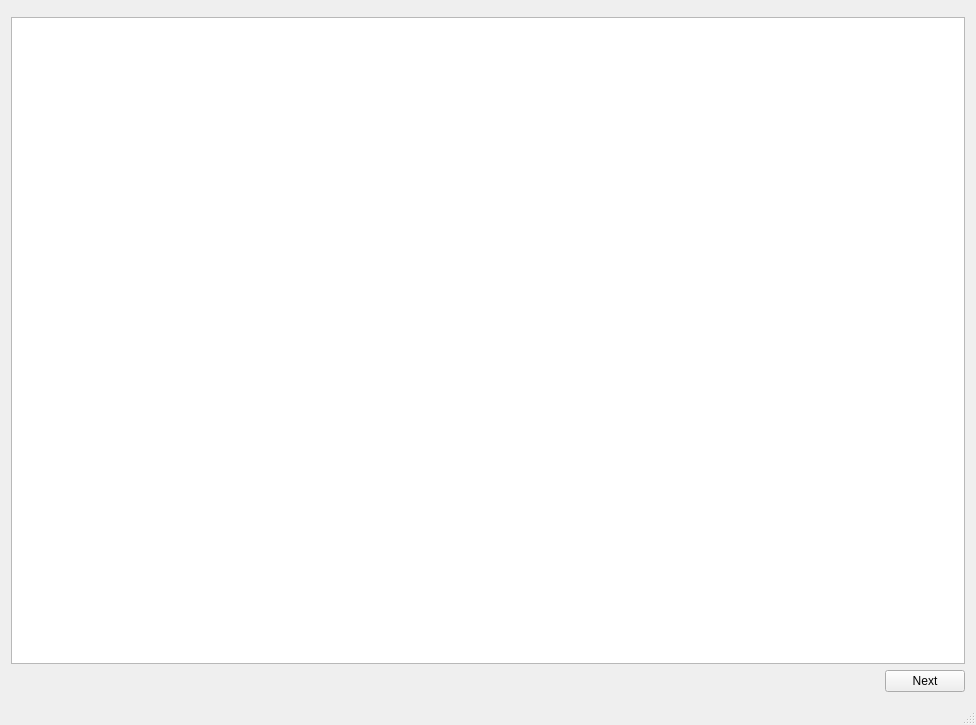
<?xml version="1.0" encoding="UTF-8"?>
<ui version="4.0">
 <class>MainWindow</class>
 <widget class="QMainWindow" name="MainWindow">
  <property name="geometry">
   <rect>
    <x>0</x>
    <y>0</y>
    <width>976</width>
    <height>725</height>
   </rect>
  </property>
  <property name="windowTitle">
   <string>Statement Anonymizator</string>
  </property>
  <widget class="QWidget" name="centralWidget">
   <layout class="QVBoxLayout" name="verticalLayout">
    <item>
     <widget class="CSVConfigWidget" name="csvConfig" native="true"/>
    </item>
    <item>
     <widget class="QTableView" name="tableView"/>
    </item>
    <item>
     <layout class="QHBoxLayout" name="horizontalLayout">
      <item>
       <spacer name="horizontalSpacer">
        <property name="orientation">
         <enum>Qt::Horizontal</enum>
        </property>
        <property name="sizeHint" stdset="0">
         <size>
          <width>40</width>
          <height>20</height>
         </size>
        </property>
       </spacer>
      </item>
      <item>
       <widget class="QPushButton" name="stepButton">
        <property name="text">
         <string>Next</string>
        </property>
       </widget>
      </item>
     </layout>
    </item>
   </layout>
  </widget>
  <widget class="QStatusBar" name="statusBar"/>
 </widget>
 <layoutdefault spacing="6" margin="11"/>
 <customwidgets>
  <customwidget>
   <class>CSVConfigWidget</class>
   <extends>QWidget</extends>
   <header>csvconfigwidget.h</header>
   <container>1</container>
  </customwidget>
 </customwidgets>
 <resources/>
 <connections/>
</ui>
